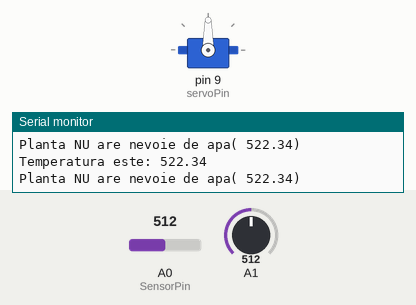
A sketch run on a simulated Arduino Uno, built with avr-gcc and run on an emulated ATmega328P. On the bench: servo, the last lines printed to the serial monitor. The test bench sets the inputs (shaded band); at power-on: A0 (SensorPin) = 512, A1 = 512.

Above: at 1.2 s.
1.3 s: A0 (SensorPin) set to 823
4.3 s: A0 (SensorPin) set to 844
At 6.48 s:
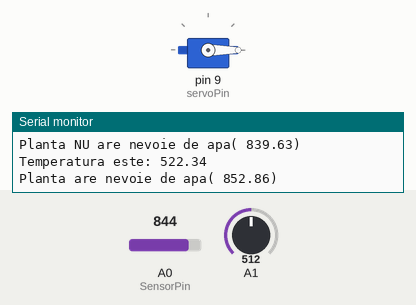
7.3 s: A0 (SensorPin) set to 716
At 9.1 s:
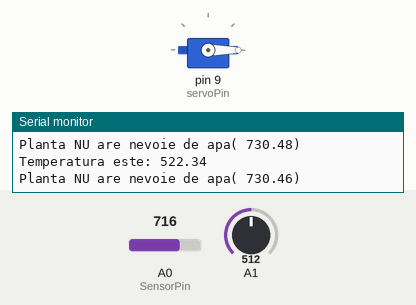
10.0 s: A1 set to 109
13.0 s: A1 set to 88
Timing chart, 0 to 16.0 s (numbered marks = the images above; inputs shaded):
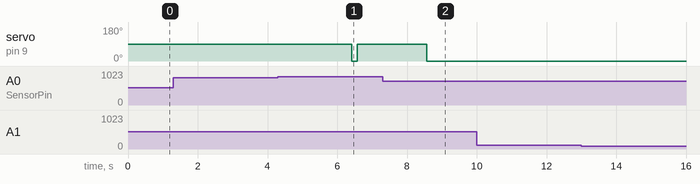

Measured:
- the behaviour switches between 833 and 834 on A0 (SensorPin) (found by bisection; images 0 and 1)
- after the input at 4.3 s, servo on pin 9 (servoPin): 90° → 0° after 2.1 s, → 90° 0.16 s later
- after the input at 7.3 s, servo on pin 9 (servoPin): goes on until 8.6 s, then stays 0°

The sketch:

LCD.ino
```cpp
// Include the LCD library
#include <LiquidCrystal.h>
// Include the Servo library
#include <Servo.h>
#define SensorPin A0
LiquidCrystal lcd(7, 6, 5, 4, 3, 2);
float sensorValue = 0;
float tempValue = 0;

// Declare the Servo pin
int servoPin = 9;
// Create a servo object
Servo Servo1;
void setup() {
  // We need to attach the servo to the used pin number
  Servo1.attach(servoPin);
  Serial.begin(9600);
}
void loop() {
  //To have an average from the both sensors
  for (int i = 0; i <= 100; i++)
  {
    sensorValue = sensorValue + analogRead(SensorPin);
    tempValue = tempValue + analogRead(A1);
    delay(1);
  }
  sensorValue = sensorValue / 100.0;
  tempValue = tempValue / 100.0;
  //Displaying the results
  Serial.print("Temperatura este: ");Serial.print(tempValue);Serial.print("\n");
  lcd.setCursor(0, 0);
  lcd.print("Temp is: ");
  lcd.print(tempValue);
  delay(30);
  //Choosing a moisture value I rotate the servo.
  if ( sensorValue > 850.0)
  {
    Serial.print("Planta are nevoie de apa( "); Serial.print(sensorValue); Serial.print(")\n");
    lcd.setCursor(0, 1);
    lcd.print("Plant needs water       ");
    Servo1.write(90);
    delay(2000);
    Servo1.write(0);
  }
  else {
    Serial.print("Planta NU are nevoie de apa( "); Serial.print(sensorValue); Serial.print(")\n");
    lcd.print("Plant doesn't need water");
  }

}
```
